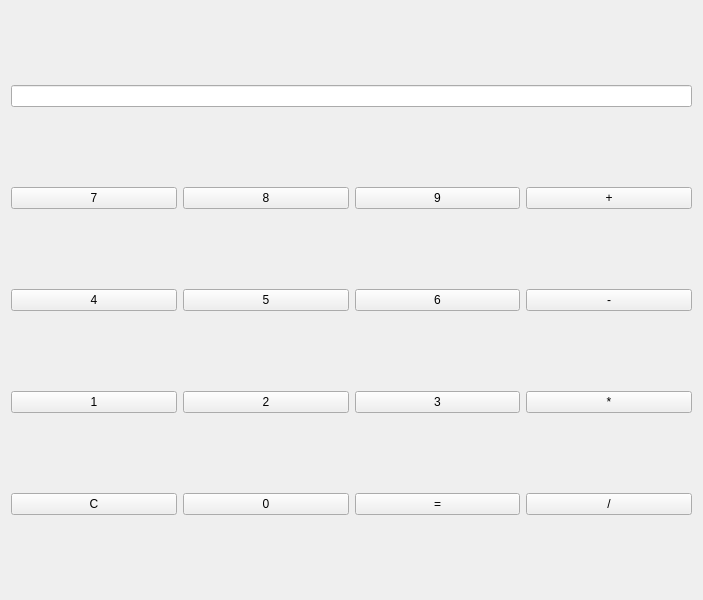
<?xml version="1.0" encoding="UTF-8"?>
<ui version="4.0">
 <class>Calculatricesd</class>
 <widget class="QWidget" name="Calculatricesd">
  <property name="geometry">
   <rect>
    <x>0</x>
    <y>0</y>
    <width>703</width>
    <height>600</height>
   </rect>
  </property>
  <property name="windowTitle">
   <string>Calculatricesd</string>
  </property>
  <layout class="QGridLayout" name="gridLayout">
   <item row="0" column="0" colspan="4">
    <widget class="QLineEdit" name="lineEditAfficheur"/>
   </item>
   <item row="1" column="0">
    <widget class="QPushButton" name="pushButton7">
     <property name="text">
      <string>7</string>
     </property>
    </widget>
   </item>
   <item row="1" column="1">
    <widget class="QPushButton" name="pushButton8">
     <property name="text">
      <string>8</string>
     </property>
    </widget>
   </item>
   <item row="1" column="2">
    <widget class="QPushButton" name="pushButton9">
     <property name="text">
      <string>9</string>
     </property>
    </widget>
   </item>
   <item row="1" column="3">
    <widget class="QPushButton" name="pushButtonPlus">
     <property name="text">
      <string>+</string>
     </property>
    </widget>
   </item>
   <item row="2" column="0">
    <widget class="QPushButton" name="pushButton4">
     <property name="text">
      <string>4</string>
     </property>
    </widget>
   </item>
   <item row="2" column="1">
    <widget class="QPushButton" name="pushButton5">
     <property name="text">
      <string>5</string>
     </property>
    </widget>
   </item>
   <item row="2" column="2">
    <widget class="QPushButton" name="pushButton6">
     <property name="text">
      <string>6</string>
     </property>
    </widget>
   </item>
   <item row="2" column="3">
    <widget class="QPushButton" name="pushButtonMoins">
     <property name="text">
      <string>-</string>
     </property>
    </widget>
   </item>
   <item row="3" column="0">
    <widget class="QPushButton" name="pushButton1">
     <property name="text">
      <string>1</string>
     </property>
    </widget>
   </item>
   <item row="3" column="1">
    <widget class="QPushButton" name="pushButton2">
     <property name="text">
      <string>2</string>
     </property>
    </widget>
   </item>
   <item row="3" column="2">
    <widget class="QPushButton" name="pushButton3">
     <property name="text">
      <string>3</string>
     </property>
    </widget>
   </item>
   <item row="3" column="3">
    <widget class="QPushButton" name="pushButtonMultiplier">
     <property name="text">
      <string>*</string>
     </property>
    </widget>
   </item>
   <item row="4" column="0">
    <widget class="QPushButton" name="pushButtonClear">
     <property name="text">
      <string>C</string>
     </property>
    </widget>
   </item>
   <item row="4" column="1">
    <widget class="QPushButton" name="pushButton0">
     <property name="text">
      <string>0</string>
     </property>
    </widget>
   </item>
   <item row="4" column="2">
    <widget class="QPushButton" name="pushButtonEgal">
     <property name="text">
      <string>=</string>
     </property>
    </widget>
   </item>
   <item row="4" column="3">
    <widget class="QPushButton" name="pushButtonDiviser">
     <property name="text">
      <string>/</string>
     </property>
    </widget>
   </item>
  </layout>
 </widget>
 <resources/>
 <connections/>
</ui>
